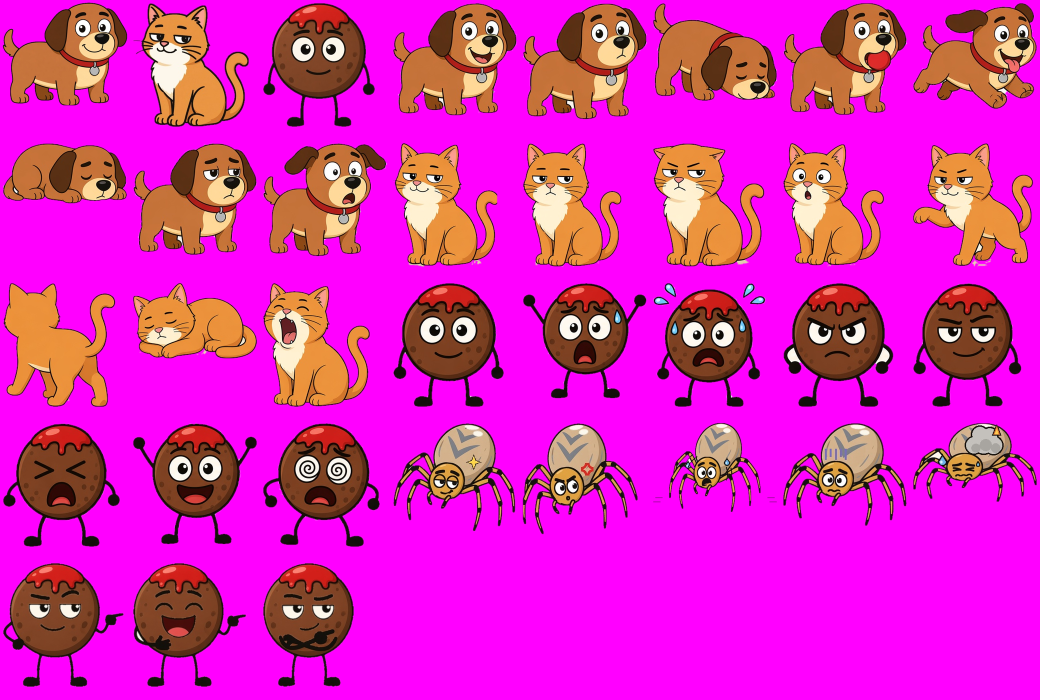
#> input picture channels/renders/st/cut/contact.png, 2080 x 1400 px (shown at 1/2 size)
$ python -i render2.py   (imports and definitions only)
#> lines starting #> are read from the running program, lines starting #| are printed output that depends on the picture
import json, math, random, sys, subprocess
import numpy as np
from PIL import Image, ImageDraw, ImageFont, ImageFilter
from multiprocessing import Pool
W,H,FPS=1080,1920,30
# [1 line that did not run here, left out]
# [1 line that did not run here, left out]
FONT='/dev/shm/st2/fonts/package/files/luckiest-guy-latin-400-normal.woff'
INK=(17,17,17)
SPR={}
def spr(n):
    if n not in SPR: SPR[n]=Image.open(f'cut/{n}.png').convert('RGBA')
    return SPR[n]
RS={}
# [7 lines left out: function sized, not called in this run]
def ease_back(x,c=1.2):
    x=min(max(x,0),1); return 1+(c+1)*(x-1)**3+c*(x-1)**2
def ease_io(x):
    x=min(max(x,0),1); return x*x*(3-2*x)
# [10 lines left out: function place, not called in this run]
# ---------------- backgrounds (drawn 2x then downsampled) ----------------
BG={}
def S2():
    im=Image.new('RGB',(W*2,H*2),(255,255,255)); return im,ImageDraw.Draw(im)
# [36 lines left out: functions tiles, floor, bg_tubclose, bg_wide, not called in this run]
MAT=None
# [56 lines left out: functions mat, bg_wall, bg_sink, bg_faucet, getbg, speedlines and 1 more, not called in this run]
FCACHE={}
def font(sz):
    if sz not in FCACHE: FCACHE[sz]=ImageFont.truetype(FONT,sz)
    return FCACHE[sz]
CARD=None
# [12 lines left out: function card, not called in this run]
LINES=["Giant house spider in your tub? Probably stuck.","It is not an extremely active climber.","Meatball takes full credit for the trapping.","His dog, Noodle, is already halfway down the hall.","In the Pacific Northwest, the giant house spider is usually trapped in sinks or bathtubs where it has ventured in search of water.","What's the biggest spider you've found in your tub? And"]
TOK=[]
# [3 lines not run here, left out]
GROUPS=[];cur=[]
# [7 lines not run here, left out]
# [26 lines left out: function captions, not called in this run]
CAPY=420
# [1 line that did not run here, left out]
# [1 line that did not run here, left out]
def jit(t,hz,amp,seed=0):
    k=int(t*hz); r=random.Random(k*7919+seed); return (r.random()*2-1)*amp
# [29 lines left out: functions skitter, bg_hall, bg_sink2, not called in this run]
globals()['bg_hall']=bg_hall; globals()['bg_sink2']=bg_sink2
SHOE=None
# [10 lines left out: function shoe, not called in this run]
def put(fr,im,cx,cy,rot=0):
    if rot: im=im.rotate(rot,resample=Image.BICUBIC,expand=True)
    fr.alpha_composite(im,(int(cx-im.width/2),int(cy-im.height/2)))
# [23 lines left out: functions cap, shing, droplet, mbh, not called in this run]
def shot(t):
    z=1.0; foc=(540,960); sh=(0,0)
    # last 0.4 s: hard cut back to the frame-1 spider close-up (loop)
    if t>=TOTAL-0.40 or t<L0+1.40:
        fr=getbg('tubclose').copy()
        x,y,r=skitter(t,540,1300)
        if t<0.12: x,y,r=540,1300,0
        place(fr,'spider_panicked',x,y,560,rot=r,flip=(int(t*8)%2==1) and t>=0.12)
        if t<0.30: sh=(int(14*math.sin(t*90)),int(10*math.cos(t*70)))
        return fr,1.0,foc,sh
    if t<L1:  # one wide tub shot: spider small at the drain end, Meatball far end, shower cap, shoe like a sword
        fr=getbg('wide').copy(); lt=t-(L0+1.40)
        x,y,r=skitter(t,1000,905,hz=12)
        place(fr,'spider_ohno',x,y,190,rot=r)
        hop=ease_back(min(1,lt/0.18))
        mbh(fr,'mb_happy',170,1600,int(330*hop) if hop>0.05 else 10,t=t)
        shing(fr,170+330*0.92*0.42,1600-330,0.10+L0+1.40,t)
        return fr,1.0,(540,1100),sh
    if t<L2:  # spider slides up the tub wall and straight back down; slide whistle near the end
        fr=getbg('wall').copy(); lt=t-L1; dur=L2-L1
        up_end=dur*0.62
        if lt<up_end:
            k=ease_io(lt/up_end); y=1720-520*k; x,y,r=skitter(t,540,y,hz=18); nm='spider_panicked'
            speedlines(fr,x,y-150,0,-1,n=4,length=110,spread=120,seed=int(t*8))
        else:
            k=min(1,(lt-up_end)/0.30); y=1200+520*k*k; x=540; r=0; nm='spider_ohno'
            if k<1: speedlines(fr,x,y-300,0,1,n=4,length=150,spread=130,seed=9)
        sq=1.0
        if lt>up_end+0.30: kk=(lt-up_end-0.30)/0.3; sq=1+0.25*math.sin(min(1,kk)*math.pi)*(1-min(1,kk))
        place(fr,nm,x,y,430,sx=sq,sy=1/sq,rot=r)
        if 0<=lt-up_end-0.30<0.2: sh=(0,int(12*math.sin(t*120)))
        return fr,1.0,foc,sh
    if t<L3:  # Meatball alone: plants the shoe on the sink like a flag, salutes
        fr=getbg('sink2').copy(); lt=t-L2
        k=ease_back(min(1,lt/0.45))
        sx=760+(330-760)*(1-k) ; sy=2290/2-10
        put(fr,shoe(130),330,900-80*(1-k),rot=-10+50*(1-k))
        if lt>0.40:
            d=ImageDraw.Draw(fr); d.line([330,850,330,640],fill=INK,width=10)
            d.polygon([(330,640),(440,670),(330,705)],fill=(255,211,77),outline=INK)
        nm='mb_nailedit' if lt>0.7 else 'mb_smug'
        place(fr,nm,760,1700,460); cap(fr,760,1700-460*0.82,460*0.92*0.62)
        if lt>1.1: burst(fr,380,660,70,120,n=10)
        return fr,1.04,(600,1150),sh
    if t<L4:  # hallway: Noodle zips left out of frame, bathmat spinning
        fr=getbg('hall').copy(); lt=t-L3
        mat_im=Image.new('RGBA',(520,180),(0,0,0,0)); dd=ImageDraw.Draw(mat_im)
        dd.rounded_rectangle([10,10,510,170],radius=50,fill=(111,179,224,255),outline=INK,width=12)
        put(fr,mat_im,560,1600,rot=(lt*540 if lt<1.6 else 1.6*540)%360)
        k=0 if lt<0.45 else min(1,(lt-0.45)/0.45); x=640-1100*ease_io(k)
        if 0<k<1:
            speedlines(fr,x+200,1420,1,0,n=4,length=220,spread=140,seed=int(t*10))
        if k<1:
            place(fr,'noodle_startled' if lt<0.45 else 'noodle_zoomies',x,1560,360,flip=True,rot=jit(t,20,4) if lt>=0.45 else 0)
        return fr,1.0,foc,sh
    if t<L5:
        lt=t-L4; dur=L5-L4
        a=L4+2.0; b=L4+4.9
        if t<a:  # spider close-up beside a water droplet
            fr=getbg('tubclose').copy()
            droplet(fr,780,1150,1.1)
            x,y,r=skitter(t,470,1320,hz=6)
            place(fr,'spider_smug',x,y,520,rot=r*0.5)
            return fr,1.0+0.05*ease_io(lt/2.0),(540,1100),sh
        if t<b:  # Sauce in the dry sink, slow deadpan blink
            fr=getbg('sink').copy(); kk=t-a
            nm='sauce_smug' if 0.55<=kk<0.95 else 'sauce_unimpressed'
            place(fr,nm,540,1180,400)
            return fr,1.0+0.06*ease_io(kk/2.9),(560,1200),sh
        if t>=b+1.0:  # back to the spider by the droplet for the rest of the fact line
            fr=getbg('tubclose').copy(); droplet(fr,780,1150,1.1)
            x,y,r=skitter(t,470,1320,hz=6); place(fr,'spider_smug',x,y,520,rot=r*0.5)
            return fr,1.05,(540,1100),sh
        # Noodle's head pokes around the hallway doorframe, then snaps back
        fr=getbg('hall').copy(); kk=t-b; rem=1.0
        out_=min(1,kk/0.25) if kk<0.80 else max(0,1-(kk-0.80)/0.10)
        layer=Image.new('RGBA',(W,H),(0,0,0,0))
        place(layer,'noodle_worried',1040-260*ease_io(out_),1560,420,flip=True)
        # mask: only show left of the doorframe edge (x<810)
        m=Image.new('L',(W,H),0); ImageDraw.Draw(m).rectangle([0,0,850,H],fill=255)
        layer.putalpha(Image.composite(layer.getchannel('A'),Image.new('L',(W,H),0),m))
        fr.alpha_composite(layer)
        return fr,1.0,foc,sh
    # line 5: Meatball alone at the sink, shoe raised; then Sauce nudges the shoe off the sink edge into the dry basin
    lt=t-L5; c=0.94
    if lt<c:
        fr=getbg('sink2').copy()
        mbh(fr,'mb_happy',760,1640,360,t=t)
        return fr,1.0,foc,sh
    fr=getbg('sink2').copy(); kk=lt-c
    place(fr,'sauce_swipe' if kk<0.9 else 'sauce_unimpressed',960,1150,330,flip=True)
    if kk<0.35: sx_,sy_,rr=800,900,0
    else:
        q=min(1,(kk-0.35)/0.35); sx_=800-240*q; sy_=900+100*q*q; rr=-110*q
    put(fr,shoe(140),sx_,sy_,rot=rr)
    if 0.70<=kk<0.95: sh=(int(8*math.sin(t*120)),0)
    return fr,1.0,foc,sh
def frame(i):
    t=i/FPS
    fr,z,foc,sh=shot(t)
    if z!=1.0:
        cw,ch=W/z,H/z
        x0=min(max(foc[0]-cw/2,0),W-cw); y0=min(max(foc[1]-ch/2,0),H-ch)
        fr=fr.resize((W,H),Image.BICUBIC,box=(x0,y0,x0+cw,y0+ch))
    if sh!=(0,0):
        big=fr.resize((int(W*1.04),int(H*1.04))); fr=big.crop((int(W*0.02)-sh[0],int(H*0.02)-sh[1],int(W*0.02)-sh[0]+W,int(H*0.02)-sh[1]+H))
    fr.alpha_composite(card(),(130,150))
    captions(fr,t)
    return fr.convert('RGB').tobytes()
# [9 lines not run here, left out]

>>> import cv2
>>> picture = cv2.imread('../st/cut/contact.png', cv2.IMREAD_GRAYSCALE)
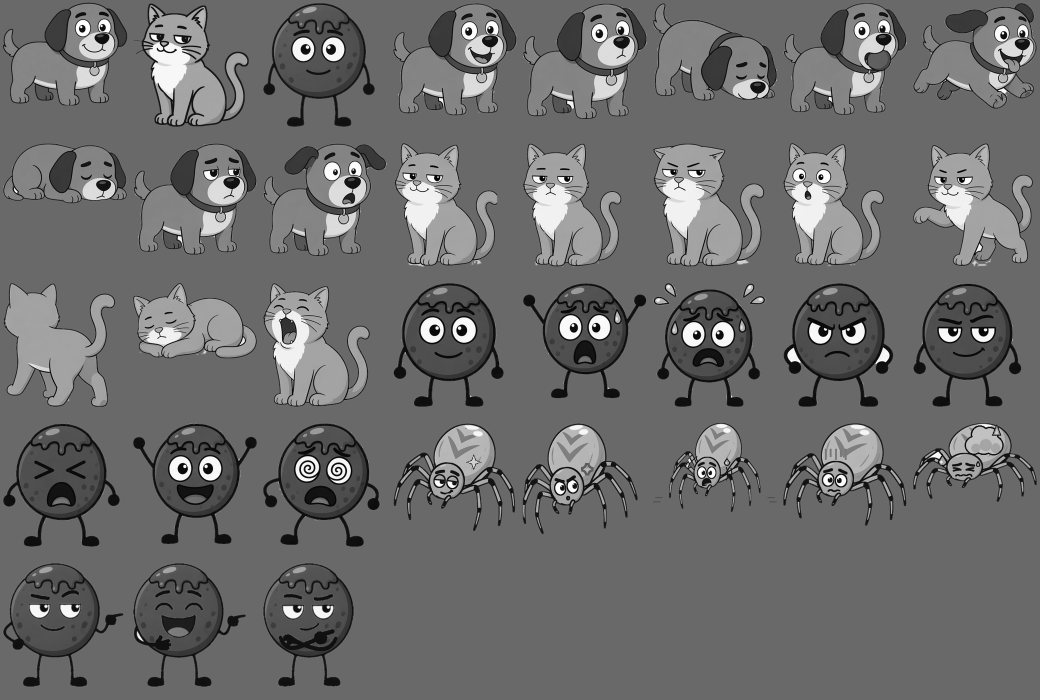
#> picture: shape (1400, 2080) (shown at 1/2 size); min 0, max 255, mean 108.1
>>> result = frame(picture)
#> (the run stopped early here; a loop or call above may not have finished)
